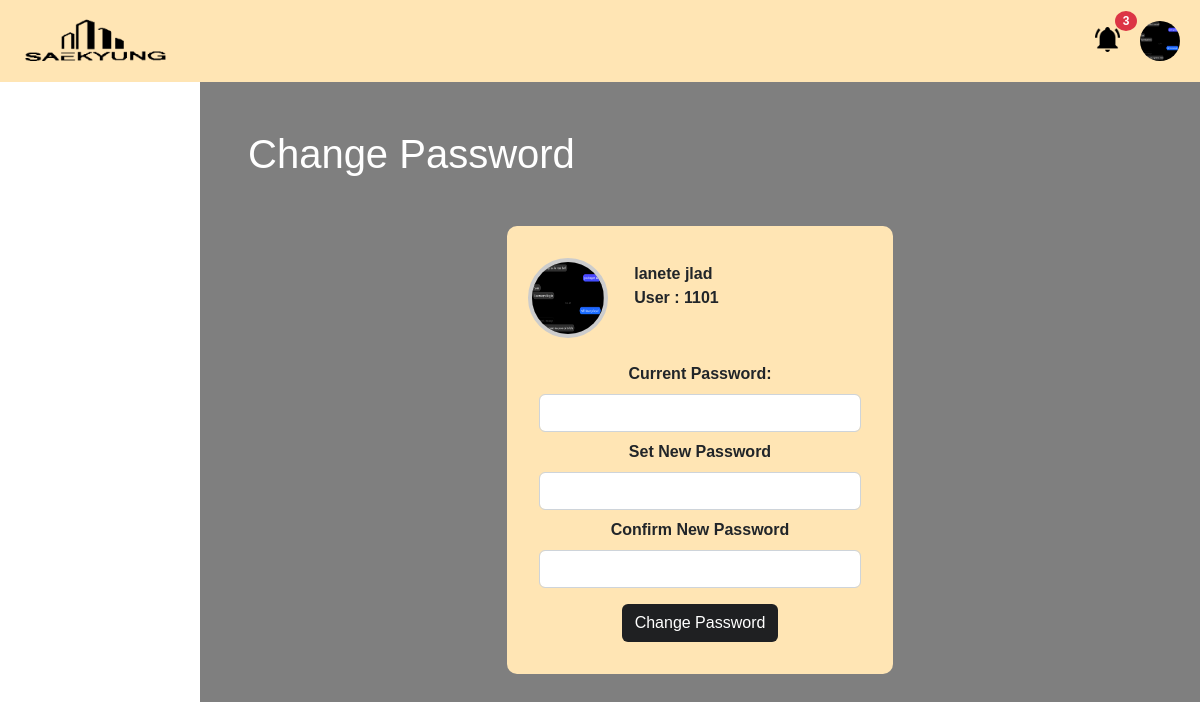
The app's page /FrontEnd/admin/chngepass.php (signed in) with its own data.
### tables this page shows
CREATE TABLE `accounts` (
  `accountID` int(11) NOT NULL,
  `userID` varchar(20) NOT NULL,
  `password` varchar(50) NOT NULL,
  `defaultPass` varchar(100) NOT NULL,
  `firstname` varchar(100) NOT NULL,
  `lastname` varchar(100) NOT NULL,
  `img` varchar(255) NOT NULL DEFAULT '../../FrontEnd/_assets/images/profile.png',
  `usertype` varchar(100) NOT NULL DEFAULT 'user'
);

### FrontEnd/admin/chngepass.php (the view, shortened to what this page needs)
<?php
include '../../BackEnd/database/config.php';
?>
<!DOCTYPE html>
<html lang="en">
<head>
  <link rel="stylesheet" href="https://cdn.jsdelivr.net/npm/bootstrap-icons@1.9.1/font/bootstrap-icons.css">
  <link rel="stylesheet" href="../_assets/css/bootstrap.css">
  <link rel="stylesheet" href="../_assets/css/custom.css">
</head>
<body style="background-image:url(../_assets/images/resident.png); background-repeat: no-repeat; background-size: cover; background-position:center; height:100%;">
  <nav class="navbar navbar-expand-md px-2 bg-inner">
    <div class="container-fluid">
      <a href="dashboard.php" class="navbar-brand"><img src="../_assets/images/FINAL LOGO.png" alt="LOGO" class="img-fluid position-relative" width=150; style="top:3px;"></a>
      <?php
      $selectnotif = mysqli_query($conn, "SELECT * FROM notifications WHERE status = 0");
      $count = mysqli_num_rows($selectnotif);
      ?>
      <div class="d-flex flex-row gap-2">
        <div class="dropdown position-relative p-0 m-0">
          <button type="button" class="btn btn-link border-0 mx-auto text-decoration-none" data-bs-toggle="dropdown"><img src="../_assets/images/bell.png" class="img-fluid" width="25">
            <?php
            if ($count == 0) {
            } else {
              echo '<span class="badge bg-danger rounded-circle" style="position: absolute; top:-10px; left:2rem;">';
              echo $count;
            }
            ?>
          </button>
        </div>
        <?php if (isset($_SESSION['username'])) {
          $userID = $_SESSION['username'];
        } ?>
        <?php
        $select = mysqli_query($conn, "SELECT * FROM accounts WHERE userID = '$userID' limit 1");
        $row = mysqli_fetch_array($select);
        $img = $row['img'];
        ?>
        <div class="dropdown">
          <button type="button" class="btn btn-link border-0 mx-auto text-decoration-none p-0" data-bs-toggle="dropdown"><img src="<?php echo $img; ?>" class="img-fluid rounded-pill" width="40" style="height:40px;">
          </button>
        </div>
      </div>
    </div>
  </nav>
  <div class="container-fluid">
    <div class="row">
      <div class="col-md-3 col-lg-2 p-0 bg-transparent">
        <nav class="nav nav-pills flex-column fs-5 gap-1 p-0">
          <a href="dashboard.php" class="nav-link text-white ps-5">Dashboard</a>
          <a href="requests.php" class="nav-link text-white ps-5">Requests</a>
        </nav>
      </div>
      <div class="col-md-9 col-lg-10 bg-inner3 p-5 " style="height: 100vh; overflow:auto;">
        <h1 class="text-white">Change Password</h1>
        <div class="row justify-content-center mt-5">
          <div class="col-lg-5 bg-inner text-center p-2" style="border-radius: 10px;">
            <?php if (isset($_SESSION['username'])) {
              $userID = $_SESSION['username'];
            } ?>
            <?php
            $select = mysqli_query($conn, "SELECT * FROM accounts WHERE userID = '$userID' limit 1");
            $row = mysqli_fetch_array($select);
            $img = $row['img'];
            $firstname = $row['firstname'];
            $lastname = $row['lastname'];
            ?>
            <div class="row">
              <div class="col-4 p-0">
                <div class="card-body">
                  <div class="container p-0">
                    <div class="picture-container">
                      <div class="picture mt-4">
                      <img src="<?php echo $img; ?>" class="picture-src" id="profile" title="">
                      </div>
                    </div>
                  </div>
                </div>
              </div>
              <div class="col-8 p-0 text-start align-self-center">
                <p class="p-0 m-0 fw-bold"><?php echo $lastname  . '&nbsp' . $firstname; ?></p>
                <p class="p-0 m-0 fw-bold">User : <?php echo $userID; ?></p>
              </div>
            </div>
            <div class="card-body">
              <form action="../../BackEnd/database/changepass.php" method="POST" class="needs-validation bg-transparent text-light p-4" novalidate="">
                <div class="mb-3">
                  <label for="oldPassword" class="form-label text-dark">
                    <strong>Current Password:</strong>
                  </label>
                  <input type="password" class="form-control" id="oldPassword" name="oldPassword" required>
                  <label for="newPassword" class="form-label text-dark mt-2">
                    <strong>Set New Password</strong>
                  </label>
                  <input type="password" class="form-control" id="newPassword" name="newPassword" required>
                  <label for="newConfirmPassword" class="form-label text-dark mt-2">
                    <strong>Confirm New Password</strong>
                  </label>
                  <input type="password" class="form-control" id="newConfirmPassword" name="newConfirmPassword" required>
                </div>
                <button type="submit" name="resSubmit" class="btn text-white" style="background-color: #1F2022;">Change Password</button>
              </form>
            </div>
          </div>
        </div>
      </div>
    </div>
</body>
</html>

### FrontEnd/_assets/css/custom.css (style rules this page uses)
body,html { width: 100%; height: 100%; overflow: auto; }
* { font-family: 'Montserrat', sans-serif; box-sizing: border-box; }
span { color: #777; font-size: 12px; padding-top: 14px; padding-left: 1rem; }
.bg-inner { background-color: #FFE5B4; }
.bg-inner3 { background: rgba(0, 0, 0, 0.5); }

### FrontEnd/admin/chngepass.php (style rules this page uses)
.picture-container { position: relative; cursor: pointer; text-align: center; }
.picture { width: 80px; height: 80px; background-color: #999999; border: 4px solid #CCCCCC; color: #FFFFFF; border-radius: 50%; margin: 0px auto; overflow: hidden; transition: all 0.2s; -webkit-transition: all 0.2s; }
.picture-src { width: 100%; height: 100%; }

### records on screen
accounts: img (picture), lastname "lanete", firstname "jlad"

### other values on screen
$count "3"
$userID "1101"
